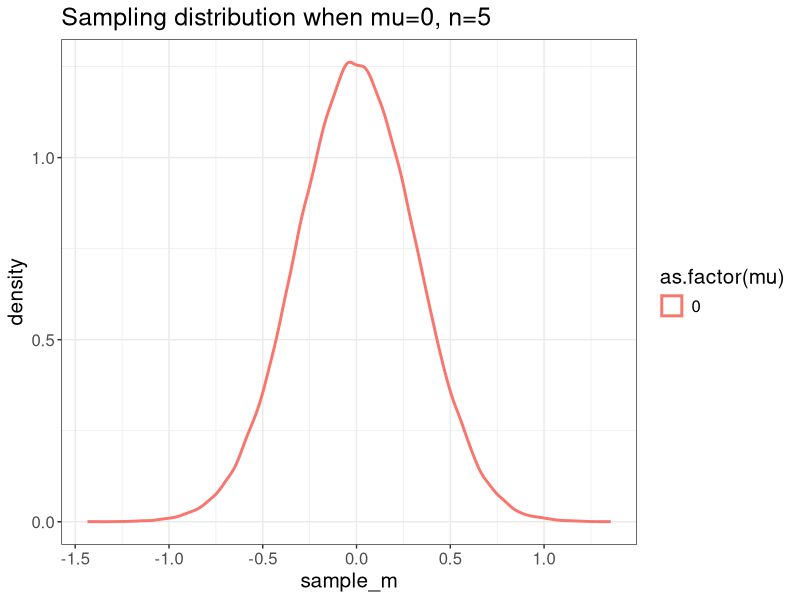
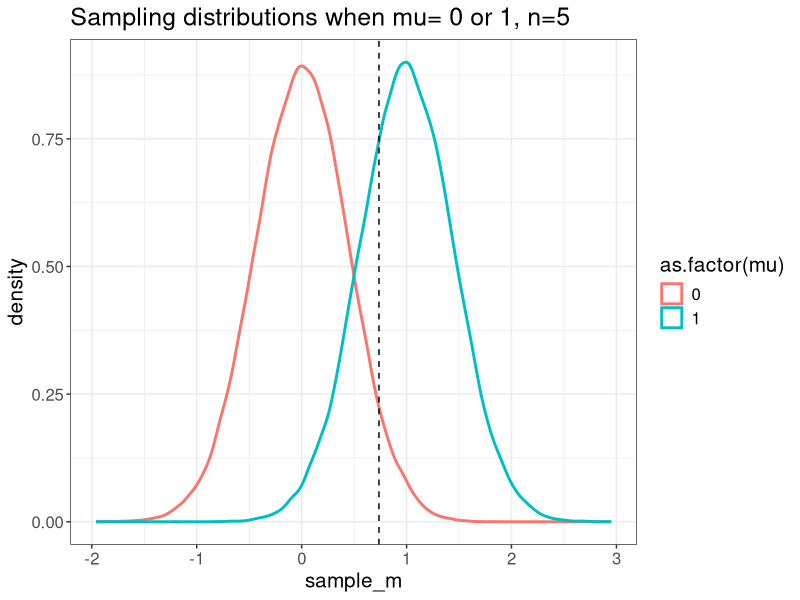
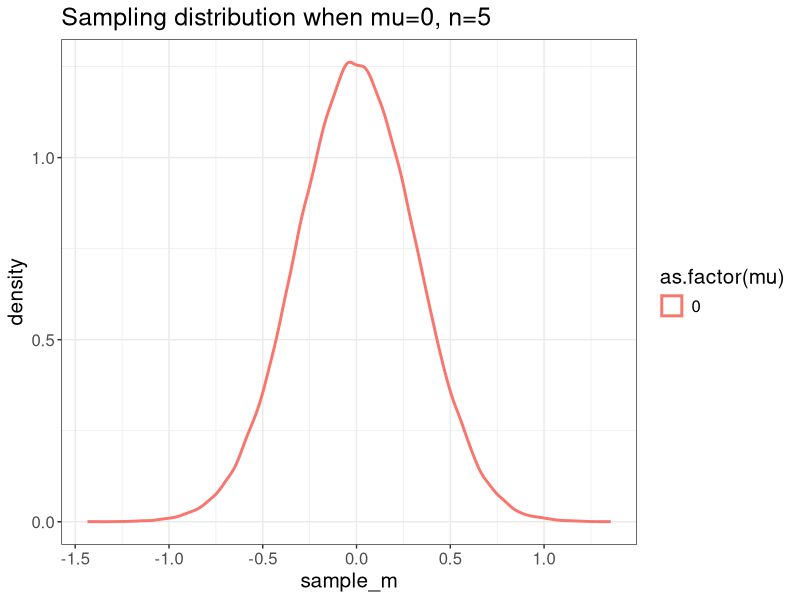
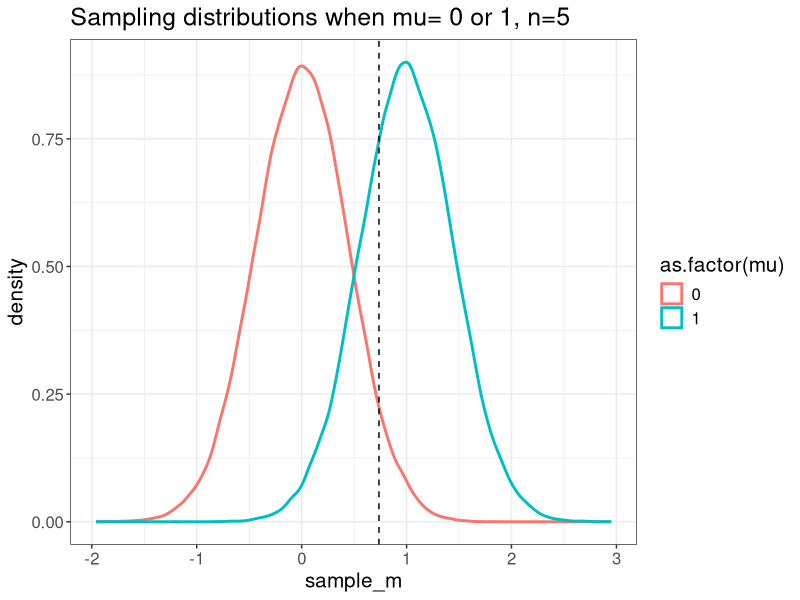

Write R code to recreate these figures, in order. (Note: this script raises an error after producing the figures.)
## ---- chunk 1
library(tidyverse)
library(lme4)
## ---- chunk 2
df1 <- tibble(
  mu = rep(c(0),100000)
) %>%  
  rowwise %>% 
  mutate(
    sample_m = mean(rnorm(10,mu))
  )

df1 %>% ggplot(
    aes(
      color=as.factor(mu),
      x=sample_m
    )
  ) + 
  geom_density(
    size=1
  ) +
  theme_bw() +
  ggtitle("Sampling distribution when mu=0, n=5")+
  theme(
    text = element_text(size=15)
  )

  ggsave(
    "sampling_dist_0.png",
    units="px",
    width=1920,
    height = 1080,
    dpi = 300)
## ---- chunk 3

df2 <- tibble(
  mu = rep(c(0,1),100000)
) %>%  
  rowwise %>% 
  mutate(
    sample_m = mean(rnorm(5,mu))
  ) 

df2 %>% ggplot(
    aes(
      color=as.factor(mu),
      x=sample_m
    )
  ) + 
  geom_density(
    size=1
  ) +
  theme_bw() +
  ggtitle("Sampling distributions when mu= 0 or 1, n=5")+
  theme(
    text = element_text(size=15)
  ) +
  geom_vline(
    xintercept = 0.737,
    linetype = "dashed"
  )

  ggsave(
    filename="sampling_dist_1_a.png",
    units="px",
    width=1920,
    height = 1080,
    dpi = 300)


## ---- chunk 4
df3 <- tibble(
  mu = rep(c(0,1),10000)
) %>%  
  rowwise %>% 
  mutate(
    tidy(t.test(rnorm(5,mu)))
  ) 
  
## ---- chunk 5
df3 %>% ggplot(
    aes(
      color=as.factor(mu),
      x=p.value
    )
  ) + 
  geom_density(
    size=1
  ) +
  theme_bw() +
  ggtitle("t-test p value distribution when mu= 0 or 1, n=5")+
  theme(
    text = element_text(size=15)
  ) +
  geom_vline(
    xintercept = 0.05,
    linetype = "dashed"
  )

  ggsave(
    filename="pvalue_dist_0.png",
    units="px",
    width=1920,
    height = 1080,
    dpi = 300)
## ---- chunk 6
df4 <- tibble(
  mu = rep(c(0,1),100000)
) %>%  
  rowwise %>% 
  mutate(
    sample_m = mean(rnorm(20,mu))
  ) 

df4 %>% ggplot(
    aes(
      color=as.factor(mu),
      x=sample_m
    )
  ) + 
  geom_density(
    size=1
  ) +
  theme_bw() +
  ggtitle("Sampling distributions when mu= 0 or 1, n=20")+
  theme(
    text = element_text(size=15)
  )

  ggsave(
    filename="sampling_dist_2.png",
    units="px",
    width=1920,
    height = 1080,
    dpi = 300)

## ---- chunk 7
df5 <- tibble(
  mu = rep(c(0,1),10000)
) %>%  
  rowwise %>% 
  mutate(
    tidy(t.test(rnorm(20,mu)))
  ) 
  
## ---- chunk 8
df5 %>% ggplot(
    aes(
      color=as.factor(mu),
      x=p.value
    )
  ) + 
  geom_density(
    size=1
  ) +
  theme_bw() +
  ggtitle("t-test p value distribution when mu= 0 or 1, n=20")+
  theme(
    text = element_text(size=15)
  ) +
  geom_vline(
    xintercept = 0.05,
    linetype = "dashed"
  )

  ggsave(
    filename="pvalue_dist_1.png",
    units="px",
    width=1920,
    height = 1080,
    dpi = 300)
## ---- chunk 9
df6 <- tibble(
  n = rep(c(5, 7, 10),2000)
) %>%  
  rowwise %>% 
  mutate(
    tidy(t.test(rnorm(n), mu=1))
  ) 
  
## ---- chunk 10
df6 %>% 
  ggplot(
    aes(
      color=as.factor(n),
      x=p.value
    )
  ) + 
  geom_density(
    size=1
  ) +
  theme_bw() +
  ggtitle("t-test p value distribution for different n when mu = 1")+
  theme(
    text = element_text(size=15)
  ) +
  geom_vline(
    xintercept = 0.05,
    linetype = "dashed"
  ) +
  ylim(-10,20)

  ggsave(
    filename="pvalue_dist_2.png",
    units="px",
    width=1920,
    height = 1080,
    dpi = 300)
## ---- chunk 11
df7 <- tibble(
  n = rep(seq(7,15),2000)
) %>%  
  rowwise %>% 
  mutate(
    tidy(t.test(rnorm(n), mu=1))
  ) 
## ---- chunk 12
df7 %>% 
  group_by(n) %>% 
  summarise(
    power = mean(p.value < .05)
  ) %>% 
  ggplot(
    aes(
      y=power,
      x=n
    )
  ) +
  geom_line() +
  geom_point() +
  theme_bw() +
  ggtitle("power for different sample sizes")+
  theme(
    text = element_text(size=15)
  ) +
  geom_hline(
    yintercept = 0.8,
    linetype = "dashed"
  )

  ggsave(
    filename="power_curve_0.png",
    units="px",
    width=1920,
    height = 1080,
    dpi = 300)
